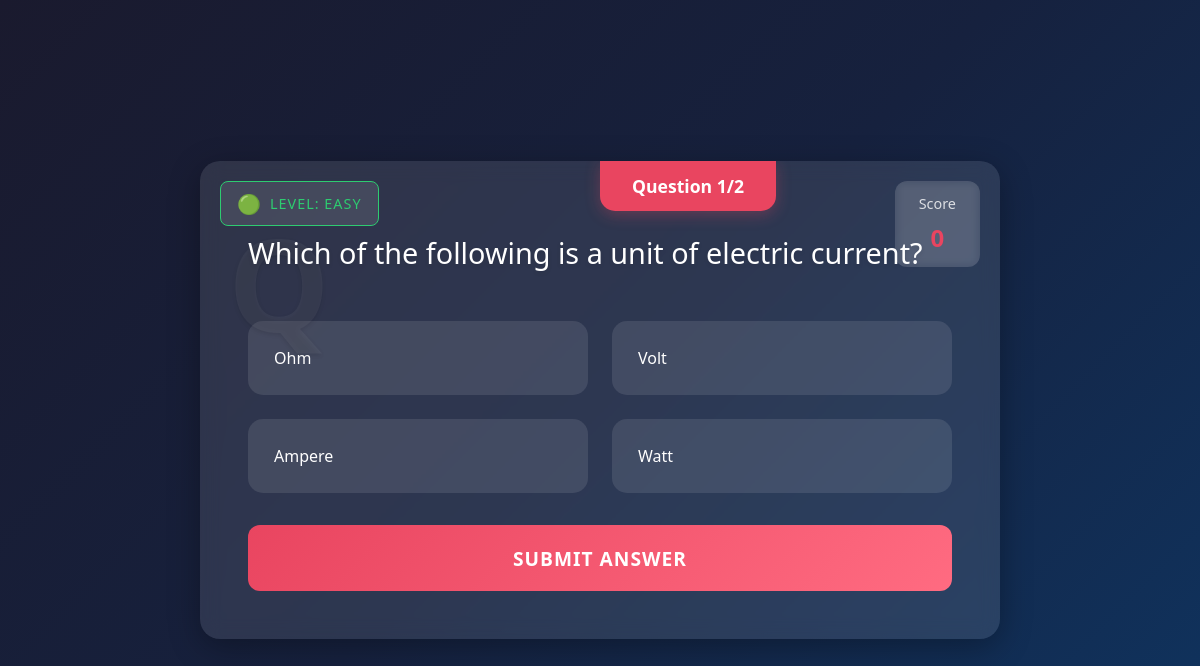
The app's page /mcq/ with its own data.
### mcq/models.py (models this page shows, shortened)
class Question(models.Model):
    DIFFICULTY_LEVELS = [
        ('easy', 'Easy'),
        ('medium', 'Medium'),
        ('hard', 'Hard')
    ]
    text = models.TextField()
    difficulty = models.CharField(max_length=10, choices=DIFFICULTY_LEVELS)
    option1 = models.CharField(max_length=255)
    option2 = models.CharField(max_length=255)
    option3 = models.CharField(max_length=255)
    option4 = models.CharField(max_length=255)
    correct_option = models.CharField(max_length=255)

### mcq/views.py (the view)
# urls.py: path('', get_question, name='get_question'),
def get_question(request):
    if 'score' not in request.session:
        request.session['score'] = 0
        request.session['level'] = 'easy'
        request.session['answered_questions'] = []
        request.session['correct_streak'] = 0
    current_level = request.session.get('level', 'easy')
    answered_questions = request.session.get('answered_questions', [])
    question = Question.objects.filter(
        difficulty=current_level
    ).exclude(
        id__in=answered_questions
    ).order_by('?').first()
    if not question:
        question = generate_mcq(current_level)
        if question:
            question.save()
    if not question:
        return render(request, 'mcq_app/question.html', {
            'message': 'Unable to generate questions at the moment.',
            'score': max(0, request.session['score']),  # Ensure non-negative display
            'difficulty': current_level
        })
    context = {
        'question': question,
        'score': max(0, request.session['score']),  # Ensure non-negative display
        'difficulty': current_level,
        'total_questions': Question.objects.filter(difficulty=current_level).count(),
        'answered_count': len(answered_questions),
        'correct_streak': request.session.get('correct_streak', 0)
    }
    return render(request, 'mcq_app/question.html', context)

### mcq/templates/mcq_app/question.html (shortened to what this page needs)
<!DOCTYPE html>
<html>
<head>
</head>
<body>
    <div class="quiz-container">
        {% if message %}
            <div class="message">
                {{ message }}
                <div class="score-display">
                    <span class="score-label">Final Score</span>
                    <span class="score-value">{{ score }}</span>
                </div>
            </div>
        {% else %}
            <div class="level-badge level-{{ question.difficulty }}">
                <span class="level-icon">
                    {% if question.difficulty == 'easy' %}🟢
                    {% elif question.difficulty == 'medium' %}🟡
                    {% else %}🔴
                    {% endif %}
                </span>
                <span>Level: {{ question.difficulty|title }}</span>
            </div>
            <div class="score-display">
                <span class="score-label">Score</span>
                <span class="score-value">{{ score }}</span>
            </div>
            <div class="question-badge">Question {{ answered_count|add:"1" }}/{{ total_questions }}</div>
            <div class="question">
                {{ question.text }}
            </div>
            <form method="post" action="{% url 'submit_answer' %}">
                <div class="options">
                    <label for="option1" class="option">{{ question.option1 }}</label>
                    <label for="option2" class="option">{{ question.option2 }}</label>
                    <label for="option3" class="option">{{ question.option3 }}</label>
                    <label for="option4" class="option">{{ question.option4 }}</label>
                </div>
                <button type="submit" class="submit-btn">Submit Answer</button>
            </form>
        {% endif %}
    </div>
</body>
</html>

### mcq/templates/mcq_app/question.html (style rules this page uses)
* { margin: 0; padding: 0; box-sizing: border-box; font-family: 'Segoe UI', Tahoma, Geneva, Verdana, sans-serif; }
.score-display { position: absolute; top: 20px; right: 20px; background: rgba(255, 255, 255, 0.1); padding: 0.8rem 1.5rem; border-radius: 12px; backdrop-filter: blur(5px); display: flex; flex-direction: column; align-items: center; gap: 0.5rem; }
.score-label { font-size: 0.9rem; opacity: 0.8; }
.score-value { font-size: 1.5rem; font-weight: bold; color: #e94560; }
.level-badge { position: absolute; top: 20px; left: 20px; background: rgba(255, 255, 255, 0.1); padding: 0.5rem 1rem; border-radius: 8px; font-size: 0.9rem; text-transform: uppercase; letter-spacing: 1px; display: flex; align-items: center; gap: 0.5rem; }
.level-icon { font-size: 1.2rem; }
.level-easy { color: #2ecc71; border: 1px solid #2ecc71; }
body { min-height: 100vh; background: linear-gradient(135deg, #1a1a2e, #16213e, #0f3460); display: flex; justify-content: center; align-items: center; color: white; padding: 2rem; }
.quiz-container { width: 90%; max-width: 800px; background: rgba(255, 255, 255, 0.1); backdrop-filter: blur(10px); border-radius: 20px; padding: 3rem; box-shadow: 0 8px 32px rgba(0, 0, 0, 0.3); position: relative; overflow: hidden; }
.question-badge { position: absolute; top: 0; left: 50%; transform: translateX(-50%); background: #e94560; padding: 0.8rem 2rem; border-radius: 0 0 15px 15px; font-weight: bold; font-size: 1.1rem; box-shadow: 0 4px 15px rgba(233, 69, 96, 0.3); }
.question { font-size: 1.8rem; margin: 1.5rem 0 3rem 0; line-height: 1.4; position: relative; z-index: 1; color: #fff; text-shadow: 0 2px 4px rgba(0, 0, 0, 0.1); }
.question::before { content: 'Q'; position: absolute; left: -20px; top: -40px; font-size: 8rem; color: rgba(255, 255, 255, 0.05); z-index: -1; font-weight: bold; }
.options { display: grid; grid-template-columns: repeat(2, 1fr); gap: 1.5rem; margin-top: 2rem; }
.option { background: rgba(255, 255, 255, 0.1); padding: 1.5rem; border-radius: 15px; cursor: pointer; transition: all 0.3s ease; border: 2px solid transparent; position: relative; overflow: hidden; backdrop-filter: blur(5px); }
.option::before { content: ''; position: absolute; top: 0; left: -100%; width: 100%; height: 100%; background: linear-gradient( 90deg, transparent, rgba(255, 255, 255, 0.2), transparent ); transition: 0.5s; }
.submit-btn { display: block; width: 100%; padding: 1.2rem; margin-top: 2rem; background: linear-gradient(135deg, #e94560, #ff6b81); border: none; border-radius: 12px; color: white; font-size: 1.2rem; cursor: pointer; transition: all 0.3s ease; text-transform: uppercase; letter-spacing: 1px; font-weight: bold; }
.quiz-container > * { animation: fadeIn 0.5s ease-out forwards; }

### records on screen
Question: difficulty "EASY", text "Which of the following is a unit of electric current?", option1 "Ohm", option2 "Volt", option3 "Ampere", option4 "Watt"

### other values on screen
{{ score }} "0"
{{ answered_count|add:"1" }} "1"
{{ total_questions }} "2"
